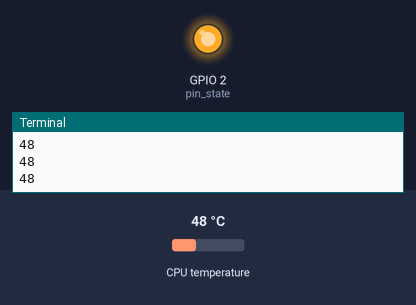
The program below on a simulated Raspberry Pi (BCM pin numbers). On the bench: output pins drawn as LEDs (lit = HIGH), the last lines printed to the terminal. The test bench sets the inputs (shaded band); at power-on: CPU temperature 48 °C.

Above: at 1.2 s.
1.3 s: CPU temperature set to 42 °C
3.2 s: CPU temperature set to 39 °C
At 4.5 s:
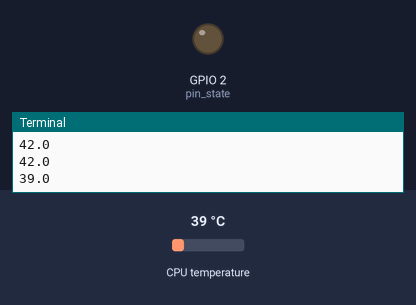
5.5 s: CPU temperature set to 44 °C
7.2 s: CPU temperature set to 47 °C
At 8.9 s:
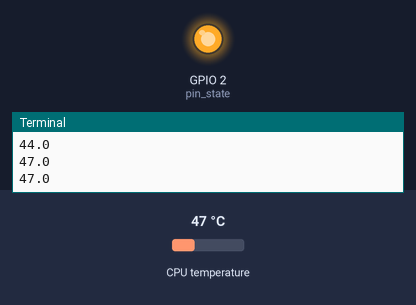
9.5 s: CPU temperature set to 31 °C
At 10.4 s:
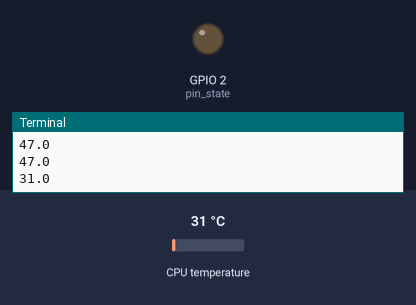
Timing chart, 0 to 12.5 s (numbered marks = the images above; inputs shaded):
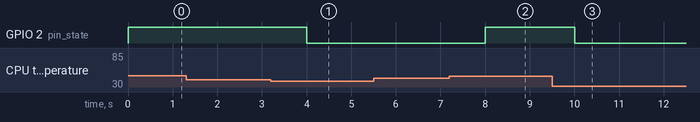

The program:

fan.py
```python
from gpiozero import CPUTemperature
import RPi.GPIO as GPIO
from time import sleep, strftime, time
import signal
import sys

def signal_handler(sig, frame):
    # print('You pressed Ctrl+C!')
    GPIO.cleanup()

    sys.exit(0)
signal.signal(signal.SIGINT, signal_handler)
# print('Press Ctrl+C')

cpu = CPUTemperature()
    # Set up input pin
pin =2
    # set bcm pin mode
GPIO.setwarnings(False)
GPIO.setmode(GPIO.BCM)
GPIO.setup(pin, GPIO.OUT)


        # Create an Infinite Loops
while True: # Get Initial PIN State
            # To test the value of a PIN use the .input method
            # Returns 0 if OFF or 1 if ON
            pin_state = GPIO.input(pin)
            # if the PIN is ON
            if pin_state == 1:
                 # Set the initial pin state to OFF
                GPIO.output(pin, GPIO.LOW)
            print(cpu.temperature)

            if cpu.temperature > 45:

                while cpu.temperature > 40:
                    print(cpu.temperature)
                    # Get the current PIN State, Returns 0 if OFF or 1 if ON
                    pin_state = GPIO.input(pin)

                    # if PIN state false or 0, the PIN if off then turn the pin ON
                    if pin_state == 0:
                        # Set the PIN state to ON
                        GPIO.output(pin, GPIO.HIGH)
                    (sleep(1))

            else:
                 (sleep(1))

signal.pause()
```

Measured:
- the behaviour switches between 41 and 40 °C on CPU temperature (found by bisection; images 0 and 1)
- the behaviour switches between 45 and 46 °C on CPU temperature (found by bisection; images 1 and 2)
- after the input at 3.2 s, GPIO 2 (pin_state): HIGH → LOW after 0.80 s
- after the input at 7.2 s, GPIO 2 (pin_state): LOW → HIGH after 0.81 s
- after the input at 9.5 s, GPIO 2 (pin_state): HIGH → LOW after 0.51 s
